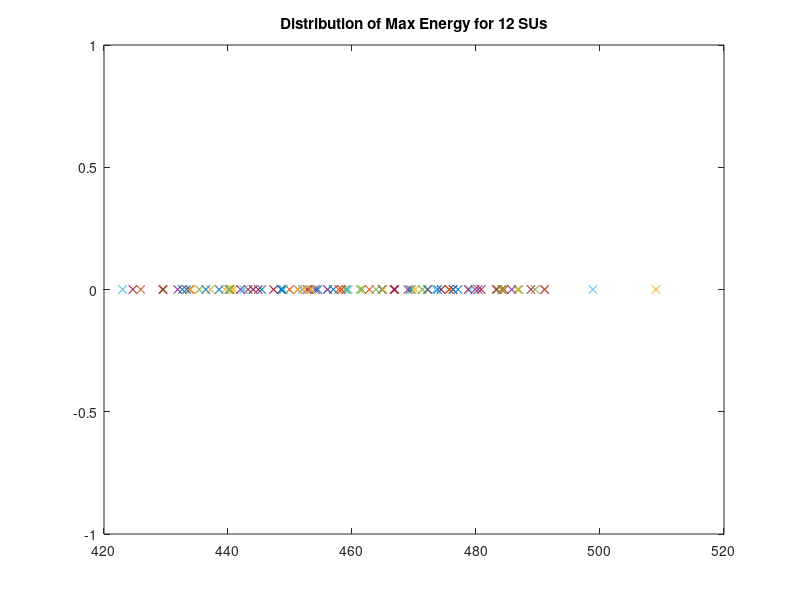

The MATLAB script that drew this image:
%A = fileread('dataset.txt');
%C = strsplit(A);
%D= sort(C);
A= dlmread('12X100finaldata.txt');
After_sort = sort(A);
l = length(After_sort);
first_center_index = l/4;
second_center_index = 3*l/4;
value_of_first_center = After_sort(first_center_index);
value_of_second_center = After_sort(second_center_index);
plot(A,0,'x');
title('Distribution of Max Energy for 12 SUs');
hold on
%plot(A(75),0,'-rp');


